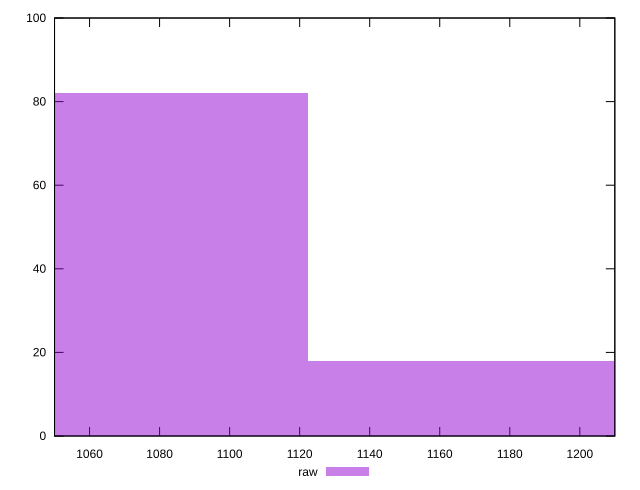

Here is the gnuplot script that generated this plot:
reset

$raw <<EOF
1188.2938198214838 18
1056.2611731746522 82
EOF

set key outside below
set boxwidth 132.03264664683152
set xrange [1050:1210]
set yrange [0:100]
set trange [0:100]
set style fill transparent solid 0.5 noborder
set terminal svg size 640, 490 enhanced background rgb 'white'
set output "report_00019_2021-02-10T18-14-37.922Z//unused-javascript/samples/pages+cached+noadtech+nomedia+nocss/raw/histogram.svg"

plot $raw title "raw" with boxes

reset
